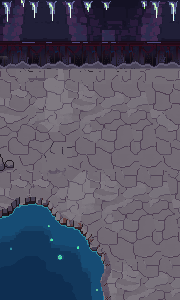

Write the Python code that produced this figure.
# 동굴 공간감 합친 판: 뒤 띠 = PixelLab cave5_350 (먼 기둥·종유석·나무 다리), 바닥·호수 = init_cave5(=cave4 바닥, 레일 지움) 2026-11-21
# python3 cave5_mix.py out.png
import sys
from PIL import Image
top=Image.open('pixellab/cave5_350.png').convert('RGB'); flo=Image.open('init_cave5.png').convert('RGB')
W,H=flo.size; out=flo.copy(); o=out.load(); t=top.load()
# 다리 위 노란 광차 덩어리(x106~125) → 왼쪽 다리 조각으로 덮음
for y in range(30,50):
  for x in range(102,130): t[x,y]=t[x-28,y]
lum=lambda c:.3*c[0]+.59*c[1]+.11*c[2]
# 이음: y<CUT 는 350, 그 아래(낭떠러지 턱·바닥)는 init — 다리 다리는 아래로 갈수록 어둠에 녹게
CUT=60
for x in range(W):
  for y in range(CUT):
    c=t[x,y]
    if y>=50: k=(y-50)/(CUT-50); c=tuple(round(c[i]*(1-k)+o[x,y][i]*k) for i in range(3))
    o[x,y]=c
out.save(sys.argv[1]); out.resize((W*3,H*3),Image.NEAREST).save(sys.argv[1].replace('.png','_x3.png'))
